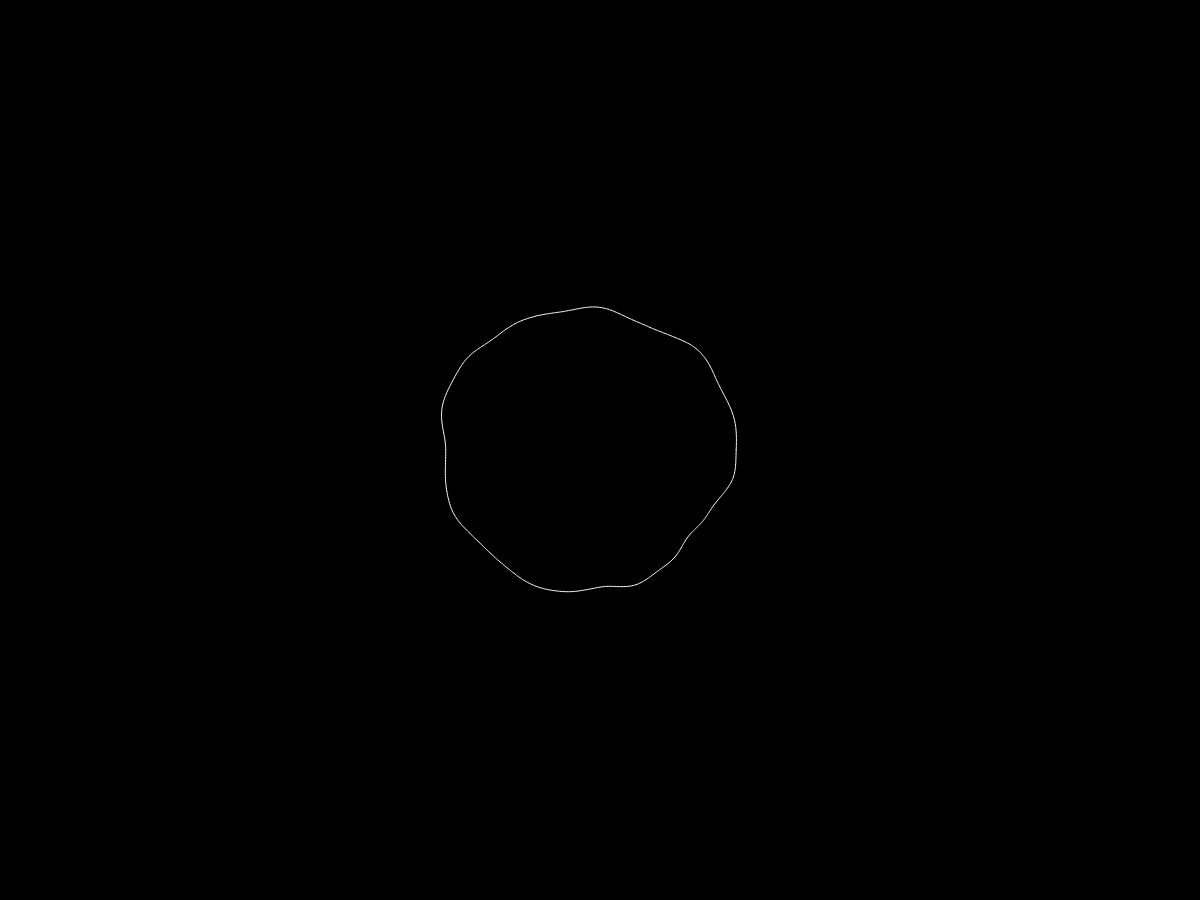
Frame 1 (no input)
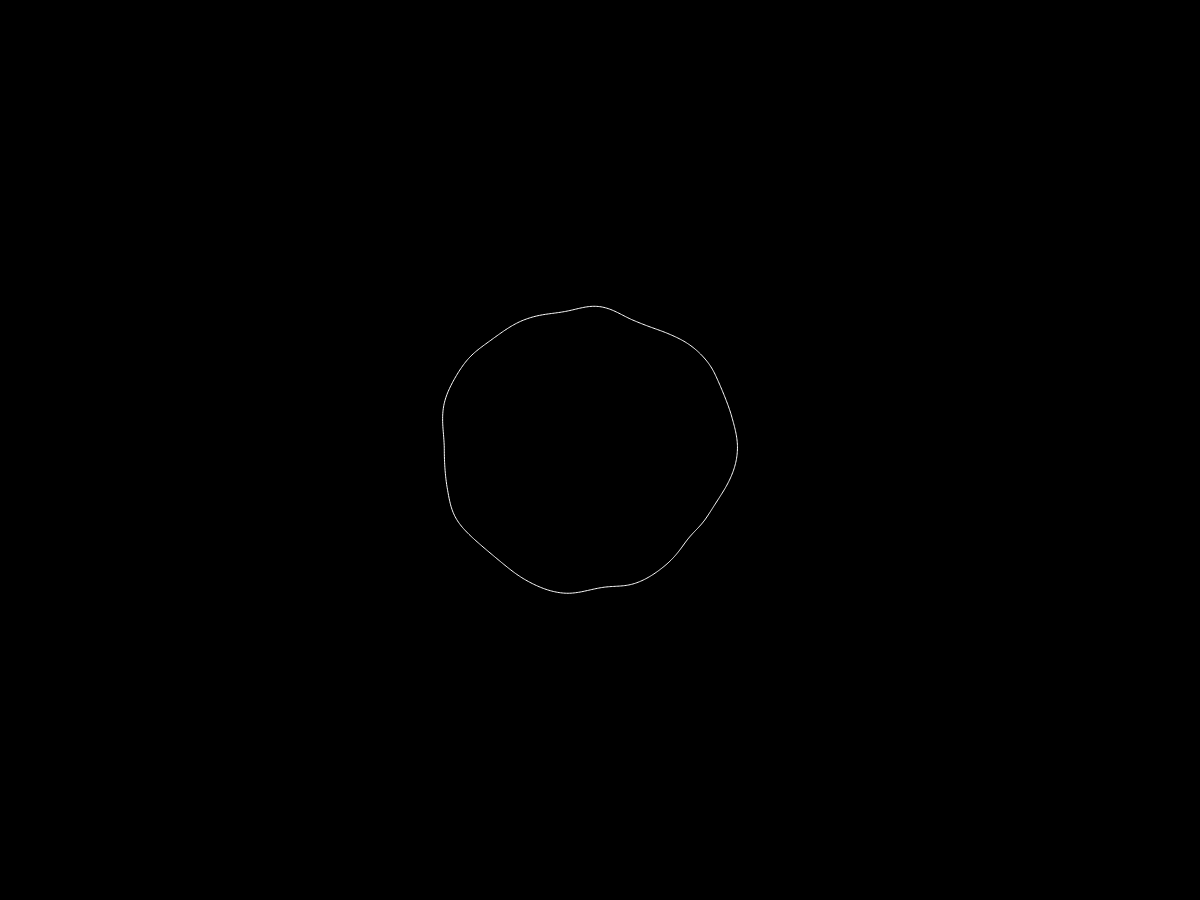
Frame 60 (no input)
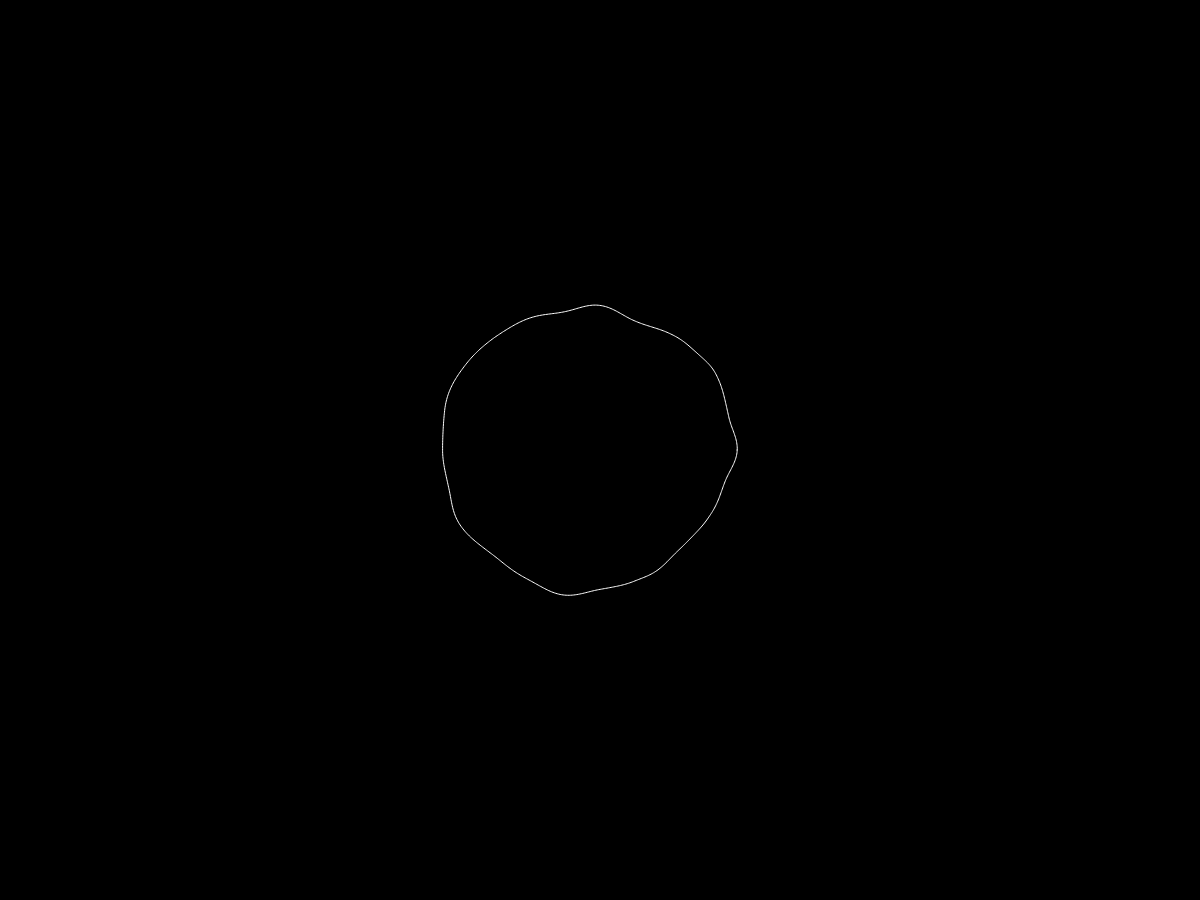
Frame 120 (the mouse pressed at the canvas centre since frame 60)

The p5.js sketch that drew these frames (run headless with seeded random() and noise() and a simulated clock; from frame 60 on, the mouse is pressed at the canvas centre):

// p5.js sketch
// ── sketch.js
let phase_slider, points_slider, noise_max_slider, zstep_slider;
let phase = 0;
let zoff = 0;

function setup() {
  createCanvas(window.innerWidth, window.innerHeight - 100);
  noise_max_slider = createSlider(0, 10, 1, 0.1);
  points_slider = createSlider(0.001, 0.1, 0.01, 0.001);
  phase_slider = createSlider(0, 0.5, 0, 0.001);
  zstep_slider = createSlider(0.001, 0.1, 0.001, 0.0001);
}

function draw() {
  background(0);
  translate(width / 2, height / 2);
  stroke(255);
  noFill();

  beginShape();
  let noise_max = noise_max_slider.value();
  let points_inc = points_slider.value();
  let phase_inc = phase_slider.value();
  let zstep = zstep_slider.value();
  for (let a = 0; a < TWO_PI; a += points_inc) {
    let xoff = map(cos(a + phase), -1, 1, 0, noise_max);
    let yoff = map(sin(a + phase), -1, 1, 0, noise_max);
    let r = map(noise(xoff, yoff, zoff), 0, 1, 100, 200);
    let x = r * cos(a);
    let y = r * sin(a);
    vertex(x, y);
  }
  endShape(CLOSE);
  phase += phase_inc;
  zoff += zstep;
}
